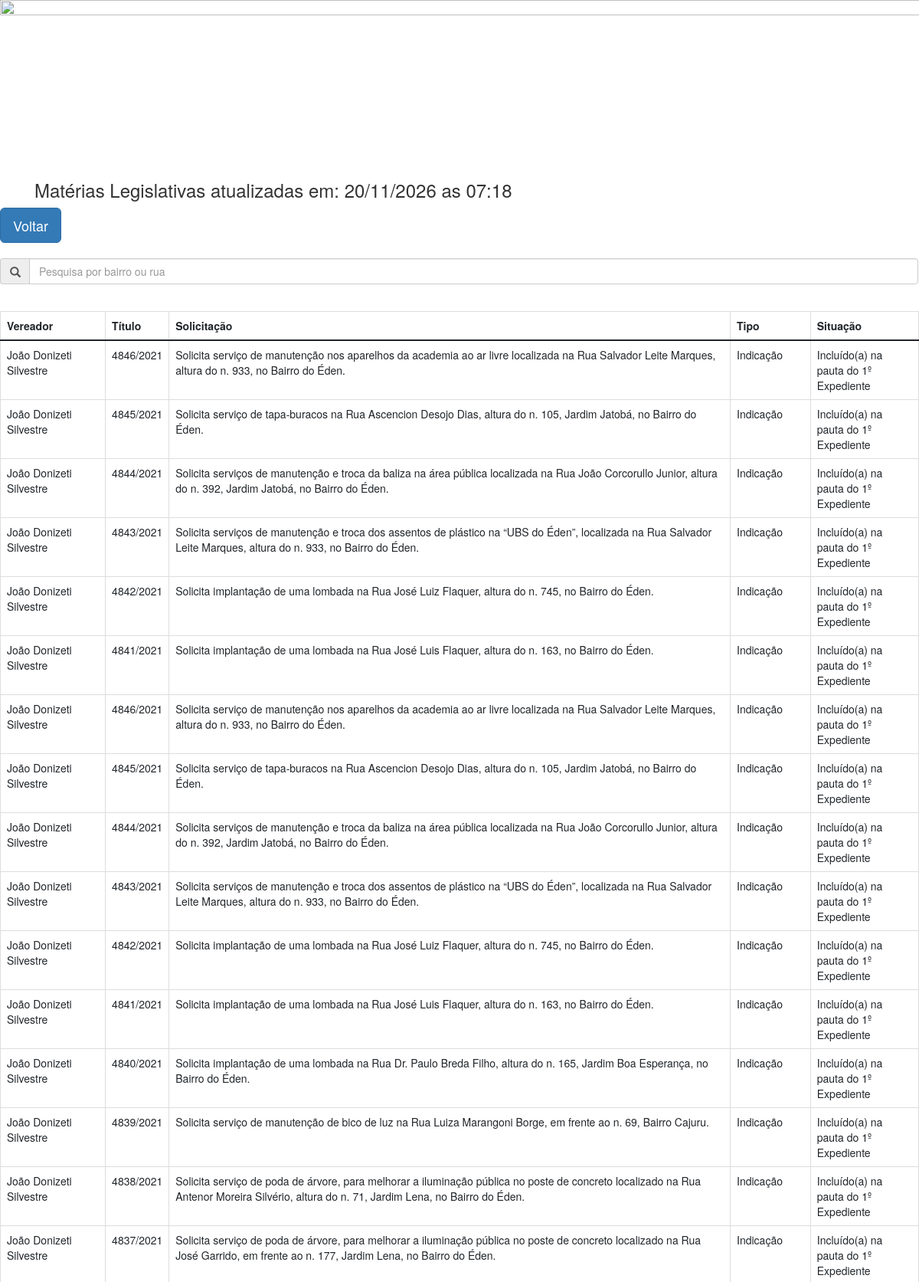
The page /materias.html (upper part) on the database its author committed.
### tables this page shows
CREATE TABLE materias_vereadores(IdMateria integer PRIMARY KEY,                                   IdVereador int not null,                                   TituloMateria VARCHAR(35) not null,                                   TextoMateria VARCHAR(200),                                    DataMateria VARCHAR(10),                                   TipoMateria VARCHAR(20),                                   AutorMateria VARCHAR(50),                                   SituacaoMateria VARCHAR(100),                                   FOREIGN KEY (IdVereador) references nome_vereadores(IdVereador)                                                            on Update cascade on delete restrict);

CREATE TABLE nome_vereadores                              (IdVereador int(12) not null,                               NomeVereador VARCHAR(50) not null,                               SobreNome VARCHAR(80),                               PRIMARY KEY (IdVereador)) without rowid;

### flask_teste.py (the view)
@app.route("/materias.html",methods=['GET','POST'])
def materias():
    conn = get_db_connection()
    posts = conn.execute('select * from materias_vereadores m\
                          inner join nome_vereadores n \
                          on m.IdVereador = n.IdVereador').fetchall()
    diretorio = Path('.')
    arquivo = diretorio/'univesp.db'
    dt_object = datetime.fromtimestamp(arquivo.stat().st_mtime)
    materia =  'Matérias Legislativas atualizadas em: '+datetime.strftime(dt_object,'%d/%m/%Y as %H:%M')
    conn.close()
    return render_template('materias.html',materias=posts,mat=materia)

### flask_teste.py (called while the page is built)
def get_db_connection():
    conn = sqlite3.connect('univesp.db')
    conn.row_factory = sqlite3.Row
    return conn

### templates/materias.html (shortened to what this page needs)
<!doctype html>
<html>
  <head>
    <link href="https://cdn.jsdelivr.net/npm/bootstrap@5.0.1/dist/css/bootstrap.min.css" rel="stylesheet">
    <link rel="stylesheet" href="https://maxcdn.bootstrapcdn.com/bootstrap/3.3.7/css/bootstrap.min.css">
  </head>
    <body>
        <div class="wrapper">
            <div id="banner" class="sticky-header owl-carousel owl-theme">
                <div class="box item">
                   <a href="/" target="_parent">
                     <img class="img-responsive" width="1900" height="340" src="http://161.148.150.207:8085/sitecamara/banners/e1c63928-9976-4878-80dd-4881fadf646c.jpg" alt=""/>
                   </a>
                </div>
            </div>
            <div class="container">
                <h3>{{ mat }}</h3>
            </div>
            <div class="actions">
              <a class="btn btn-primary btn-lg" href="teste.html">Voltar</a>
            </div></br>
            <div class="form-group input-group">
                <span class="input-group-addon"><i class="glyphicon glyphicon-search"></i></span>
                <input name="consulta" id="txt_consulta" placeholder="Pesquisa por bairro ou rua" type="text" class="form-control">
            </div></br>
        <table id="data" class="table table-bordered">
          <thead style="position: sticky;top: 0">
            <tr>
              <th>Vereador</th>
              <th>Título</th>
              <th>Solicitação</th>
              <th>Tipo</th>
              <th>Situação</th>
            </tr>
          </thead>
          <tbody>
              {% for  i in materias %}
              <tr>
                <td>{{ i.NomeVereador }} {{i.SobreNome}}</td>
                <td>{{ i.TituloMateria }}</td>
                <td>{{ i.TextoMateria }}</td>
                <td>{{ i.TipoMateria }}</td>
                <td>{{ i.SituacaoMateria }}</td>
              </tr>
            {% endfor %}
          </tbody>
        </table>
    </body>
</html>

### rows shown on the page
materias_vereadores: NomeVereador "João", SobreNome "Donizeti Silvestre", TituloMateria "4846/2021", TextoMateria "Solicita serviço de manutenção nos aparelhos da academia ao ar livre localizada na Rua Salvador Leite Marques, altura do n. 933, no Bairro do Éden.", TipoMateria "Indicação", SituacaoMateria "Incluído(a) na pauta do 1º Expediente"
materias_vereadores: NomeVereador "João", SobreNome "Donizeti Silvestre", TituloMateria "4845/2021", TextoMateria "Solicita serviço de tapa-buracos na Rua Ascencion Desojo Dias, altura do n. 105, Jardim Jatobá, no Bairro do Éden.", TipoMateria "Indicação", SituacaoMateria "Incluído(a) na pauta do 1º Expediente"
materias_vereadores: NomeVereador "João", SobreNome "Donizeti Silvestre", TituloMateria "4844/2021", TextoMateria "Solicita serviços de manutenção e troca da baliza na área pública localizada na Rua João Corcorullo Junior, altura do n. 392, Jardim Jatobá, no Bairro do Éden.", TipoMateria "Indicação", SituacaoMateria "Incluído(a) na pauta do 1º Expediente"
materias_vereadores: NomeVereador "João", SobreNome "Donizeti Silvestre", TituloMateria "4843/2021", TextoMateria "Solicita serviços de manutenção e troca dos assentos de plástico na “UBS do Éden”, localizada na Rua Salvador Leite Marques, altura do n. 933, no Bairro do Éden.", TipoMateria "Indicação", SituacaoMateria "Incluído(a) na pauta do 1º Expediente"
materias_vereadores: NomeVereador "João", SobreNome "Donizeti Silvestre", TituloMateria "4842/2021", TextoMateria "Solicita implantação de uma lombada na Rua José Luiz Flaquer, altura do n. 745, no Bairro do Éden.", TipoMateria "Indicação", SituacaoMateria "Incluído(a) na pauta do 1º Expediente"
materias_vereadores: NomeVereador "João", SobreNome "Donizeti Silvestre", TituloMateria "4841/2021", TextoMateria "Solicita implantação de uma lombada na Rua José Luis Flaquer, altura do n. 163, no Bairro do Éden.", TipoMateria "Indicação", SituacaoMateria "Incluído(a) na pauta do 1º Expediente"
materias_vereadores: NomeVereador "João", SobreNome "Donizeti Silvestre", TituloMateria "4846/2021", TextoMateria "Solicita serviço de manutenção nos aparelhos da academia ao ar livre localizada na Rua Salvador Leite Marques, altura do n. 933, no Bairro do Éden.", TipoMateria "Indicação", SituacaoMateria "Incluído(a) na pauta do 1º Expediente"
materias_vereadores: NomeVereador "João", SobreNome "Donizeti Silvestre", TituloMateria "4845/2021", TextoMateria "Solicita serviço de tapa-buracos na Rua Ascencion Desojo Dias, altura do n. 105, Jardim Jatobá, no Bairro do Éden.", TipoMateria "Indicação", SituacaoMateria "Incluído(a) na pauta do 1º Expediente"
materias_vereadores: NomeVereador "João", SobreNome "Donizeti Silvestre", TituloMateria "4844/2021", TextoMateria "Solicita serviços de manutenção e troca da baliza na área pública localizada na Rua João Corcorullo Junior, altura do n. 392, Jardim Jatobá, no Bairro do Éden.", TipoMateria "Indicação", SituacaoMateria "Incluído(a) na pauta do 1º Expediente"
materias_vereadores: NomeVereador "João", SobreNome "Donizeti Silvestre", TituloMateria "4843/2021", TextoMateria "Solicita serviços de manutenção e troca dos assentos de plástico na “UBS do Éden”, localizada na Rua Salvador Leite Marques, altura do n. 933, no Bairro do Éden.", TipoMateria "Indicação", SituacaoMateria "Incluído(a) na pauta do 1º Expediente"
materias_vereadores: NomeVereador "João", SobreNome "Donizeti Silvestre", TituloMateria "4842/2021", TextoMateria "Solicita implantação de uma lombada na Rua José Luiz Flaquer, altura do n. 745, no Bairro do Éden.", TipoMateria "Indicação", SituacaoMateria "Incluído(a) na pauta do 1º Expediente"
materias_vereadores: NomeVereador "João", SobreNome "Donizeti Silvestre", TituloMateria "4841/2021", TextoMateria "Solicita implantação de uma lombada na Rua José Luis Flaquer, altura do n. 163, no Bairro do Éden.", TipoMateria "Indicação", SituacaoMateria "Incluído(a) na pauta do 1º Expediente"
materias_vereadores: NomeVereador "João", SobreNome "Donizeti Silvestre", TituloMateria "4840/2021", TextoMateria "Solicita implantação de uma lombada na Rua Dr. Paulo Breda Filho, altura do n. 165, Jardim Boa Esperança, no Bairro do Éden.", TipoMateria "Indicação", SituacaoMateria "Incluído(a) na pauta do 1º Expediente"
materias_vereadores: NomeVereador "João", SobreNome "Donizeti Silvestre", TituloMateria "4839/2021", TextoMateria "Solicita serviço de manutenção de bico de luz na Rua Luiza Marangoni Borge, em frente ao n. 69, Bairro Cajuru.", TipoMateria "Indicação", SituacaoMateria "Incluído(a) na pauta do 1º Expediente"
materias_vereadores: NomeVereador "João", SobreNome "Donizeti Silvestre", TituloMateria "4838/2021", TextoMateria "Solicita serviço de poda de árvore, para melhorar a iluminação pública no poste de concreto localizado na Rua Antenor Moreira Silvério, altura do n. 71, Jardim Lena, no Bairro do Éden.", TipoMateria "Indicação", SituacaoMateria "Incluído(a) na pauta do 1º Expediente"
materias_vereadores: NomeVereador "João", SobreNome "Donizeti Silvestre", TituloMateria "4837/2021", TextoMateria "Solicita serviço de poda de árvore, para melhorar a iluminação pública no poste de concreto localizado na Rua José Garrido, em frente ao n. 177, Jardim Lena, no Bairro do Éden.", TipoMateria "Indicação", SituacaoMateria "Incluído(a) na pauta do 1º Expediente"

### other values the page prints
{{ mat }} "Matérias Legislativas atualizadas em: 20/11/2026 as 07:18"
